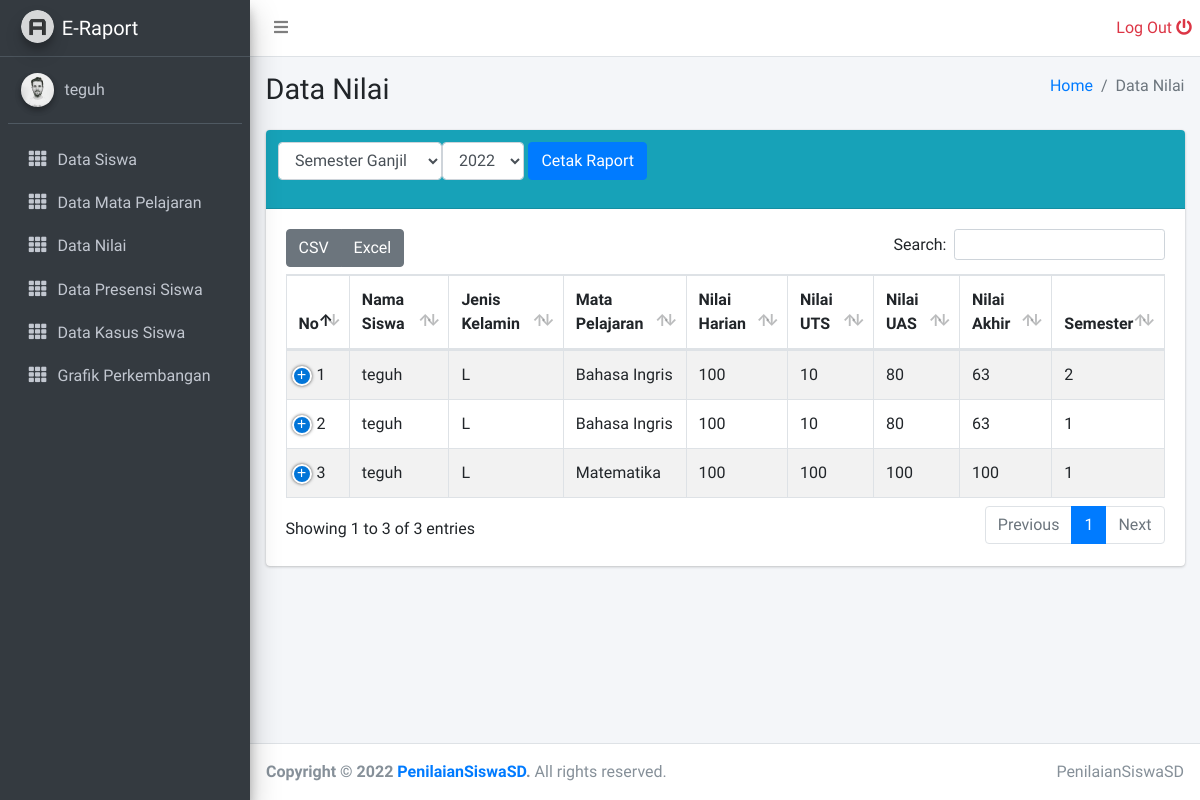
/siswa/data_nilai.php (signed in), run on an earlier commit of the app's database.
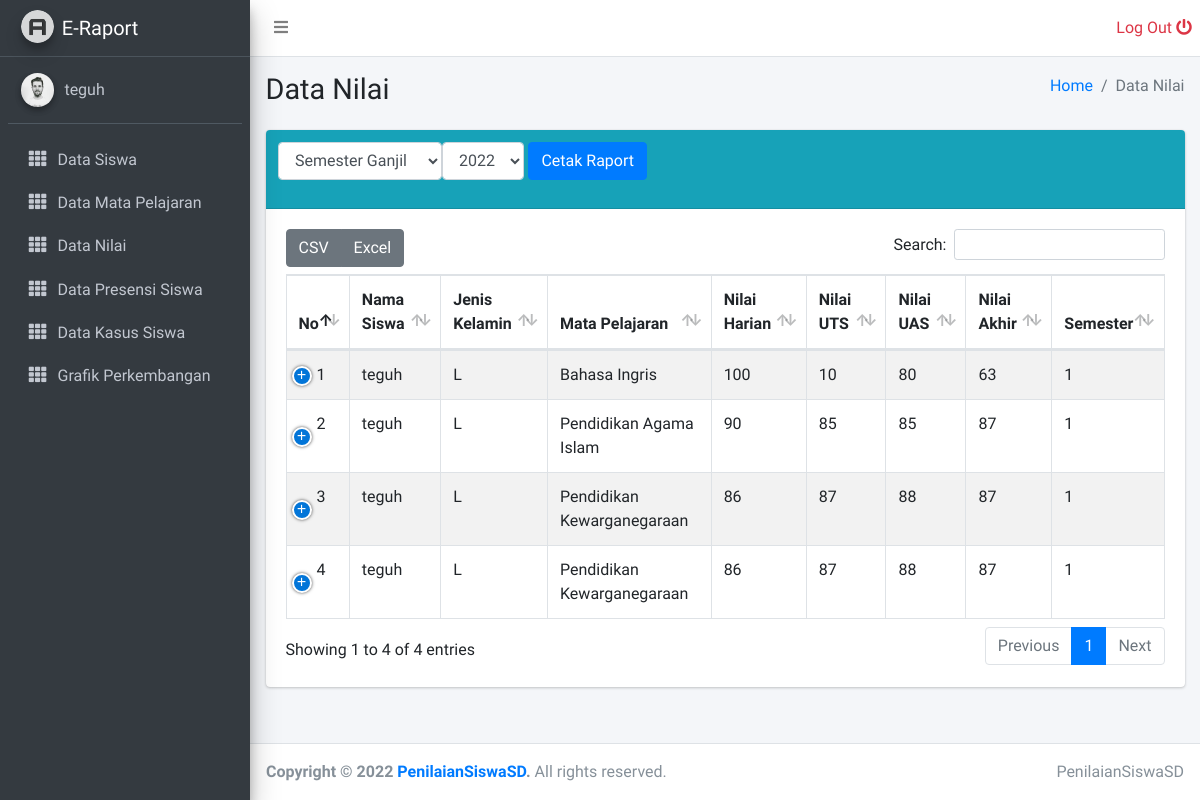
And on a later commit of the database.
### tables this page shows
CREATE TABLE `nilai_siswa` (
  `id_nilai` int(11) NOT NULL,
  `id_siswa` int(11) NOT NULL,
  `id_pelajaran` int(11) NOT NULL,
  `nilai_harian` int(11) NOT NULL,
  `nilai_uts` int(11) NOT NULL,
  `nilai_uas` int(11) NOT NULL,
  `semester` int(11) NOT NULL,
  `tahun` int(11) NOT NULL
);

CREATE TABLE `data_siswa` (
  `id_siswa` int(11) NOT NULL,
  `nama_siswa` varchar(40) NOT NULL,
  `alamat` text NOT NULL,
  `kelas` varchar(10) NOT NULL,
  `password` varchar(30) DEFAULT NULL,
  `nis` varchar(30) DEFAULT NULL,
  `jen_kel` varchar(30) DEFAULT NULL
);

CREATE TABLE `mata_pelajaran` (
  `id_pelajaran` int(11) NOT NULL,
  `nama_mata_pelajaran` varchar(30) NOT NULL,
  `id_guru` int(11) NOT NULL,
  `kelas` int(11) DEFAULT NULL
);

### siswa/data_nilai.php (the view, shortened to what this page needs)
<?php
include '../layouts/sidebar.php';
?>
  <div class="content-wrapper">
    <div class="content-header">
      <div class="container-fluid">
        <div class="row mb-2">
          <div class="col-sm-6">
            <h1 class="m-0">Data Nilai</h1>
          </div>
          <div class="col-sm-6">
            <ol class="breadcrumb float-sm-right">
              <li class="breadcrumb-item"><a href="#">Home</a></li>
              <li class="breadcrumb-item active">Data Nilai</li>
            </ol>
          </div>
        </div>
      </div>
    </div>
    <div class="content">
      <div class="container-fluid">
        <div class="row">
          <div class="col-12">
          <div class="card card-info">
              <div class="card-header">
                <h1 class="card-title">
                  <form action="cetak_raport.php" method="POST">
                    <div class="row">
                  <div class="form-group">
                  <select name="semester"class="form-control">
                    <option value="1">Semester Ganjil</option>
                  </select>
                  </div>
                  <div class="form-group">
                  <select name="tahun"class="form-control">
                    <?php
                    include '../config/koneksi.php';
                    $query = "SELECT * FROM nilai_siswa GROUP BY tahun";
                    $result = mysqli_query($koneksi, $query);
                    while($row = mysqli_fetch_assoc($result))
                    {
                    ?>
                    <option value="<?php echo $row['tahun'] ?>"><?php echo $row['tahun'] ?></option>
                    <?php } ?>
                  </select>
                  </div>
                  <div class="form-group">
                  &nbsp;<input type="submit" value="Cetak Raport" class="btn btn-md btn-primary">
                  </div>
                  </div>
                </form>
                </h1>
              </div>
              <div class="card-body">
                <table id="example1" class="table table-bordered table-striped">
                  <thead>
                  <tr>
                    <th>No</th>
                    <th>Nama Siswa</th>
                    <th>Jenis Kelamin</th>
                    <th>Mata Pelajaran</th>
                    <th>Nilai Harian</th>
                    <th>Nilai UTS</th>
                    <th>Nilai UAS</th>
                    <th>Nilai Akhir</th>
                    <th>Semester</th>
                  </tr>
                  </thead>
                  <tbody>
                  <?php
                    include '../config/koneksi.php';
                    $query = "SELECT * FROM nilai_siswa
                    INNER JOIN data_siswa ON nilai_siswa.id_siswa  = data_siswa.id_siswa
                    INNER JOIN mata_pelajaran ON nilai_siswa.id_pelajaran  = mata_pelajaran.id_pelajaran
                    WHERE nilai_siswa.id_siswa = '$_SESSION[id_user]'";
                    $result = mysqli_query($koneksi, $query);
                    $no = 1;
                    while($row = mysqli_fetch_assoc($result))
                    {
                    ?>
                  <tr>
                    <td><?php echo $no; ?></td>
                    <td><?php echo $row['nama_siswa']; ?></td>
                    <td><?php echo $row['jen_kel']; ?></td>
                    <td><?php echo $row['nama_mata_pelajaran']; ?></td>
                    <td><?php echo $row['nilai_harian']; ?></td>
                    <td><?php echo $row['nilai_uts']; ?></td>
                    <td><?php echo $row['nilai_uas']; ?></td>
                    <td><?php echo round(($row['nilai_harian']+$row['nilai_uts']+$row['nilai_uas'])/3,0); ?></td>
                    <td><?php echo $row['semester']; ?></td>
                  </tr>
                  <?php
                        $no++;
                    }
                  ?>
                  </tbody>
                </table>
              </div>
            </div>
          </div>
        </div>
      </div>
    </div>
  </div>
  <?php
    include '../layouts/footer.php';
  ?>

What changed in the data, as far as the page shows it:
removed nilai_siswa: id_siswa.nama_siswa "teguh", id_siswa.jen_kel "L", id_pelajaran.nama_mata_pelajaran "Bahasa Ingris", nilai_harian "100", nilai_uts "10", nilai_uas "80", ($row['nilai_harian']+$row['nilai_uts']+$row['nilai_uas'])/3 "63", semester "2"
removed nilai_siswa: id_siswa.nama_siswa "teguh", id_siswa.jen_kel "L", id_pelajaran.nama_mata_pelajaran "Matematika", nilai_harian "100", nilai_uts "100", nilai_uas "100", ($row['nilai_harian']+$row['nilai_uts']+$row['nilai_uas'])/3 "100", semester "1"
added nilai_siswa: id_siswa.nama_siswa "teguh", id_siswa.jen_kel "L", id_pelajaran.nama_mata_pelajaran "Pendidikan Agama Islam", nilai_harian "90", nilai_uts "85", nilai_uas "85", ($row['nilai_harian']+$row['nilai_uts']+$row['nilai_uas'])/3 "87", semester "1"
added nilai_siswa: id_siswa.nama_siswa "teguh", id_siswa.jen_kel "L", id_pelajaran.nama_mata_pelajaran "Pendidikan Kewarganegaraan", nilai_harian "86", nilai_uts "87", nilai_uas "88", ($row['nilai_harian']+$row['nilai_uts']+$row['nilai_uas'])/3 "87", semester "1"
added nilai_siswa: id_siswa.nama_siswa "teguh", id_siswa.jen_kel "L", id_pelajaran.nama_mata_pelajaran "Pendidikan Kewarganegaraan", nilai_harian "86", nilai_uts "87", nilai_uas "88", ($row['nilai_harian']+$row['nilai_uts']+$row['nilai_uas'])/3 "87", semester "1"
Also different on the page:
text written by a page script: "CSV Excel Search: Showing 1 to 3 of 3 entries Previous 1 Next" → "CSV Excel Search: Showing 1 to 4 of 4 entries Previous 1 Next"
